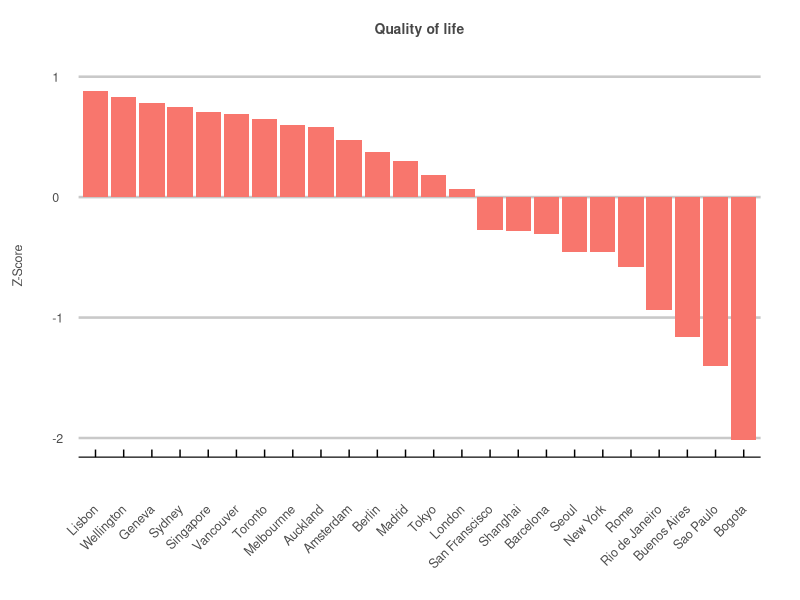
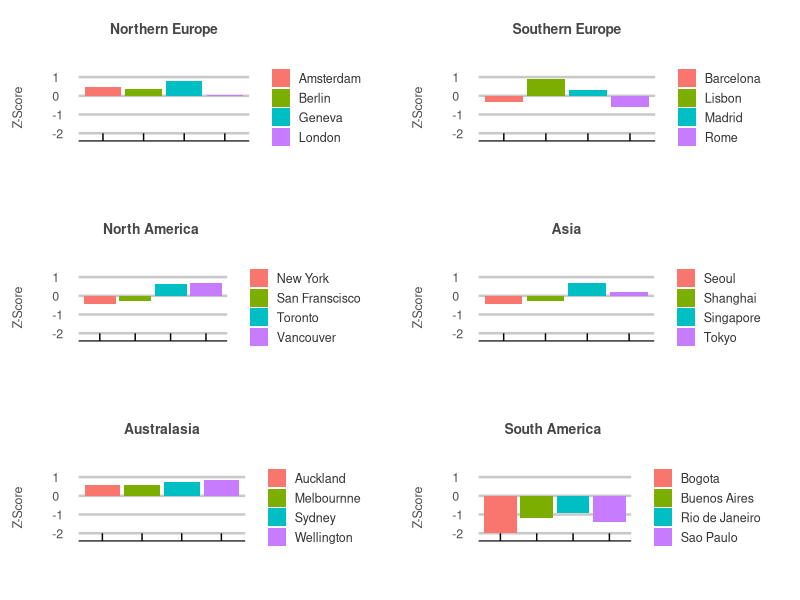

Write R code to recreate these figures, in order.
## ---- chunk 1

library(tidyverse)
library(dplyr)
library(ggplot2)
library(ggthemes)
library(tidyverse)
library(gridExtra)

# gets the z scores. 
get_z_scores <- function(col) {
  avg <- mean(col)
  sd <- sd(col)
  z_scores <- list()
  for(i in 1:length(col)) {
    z_scores[i] <- (col[i] - avg) / sd
  }
  return(unlist(z_scores))
}

# gets the index averages. 
get_avg <- function(z_scores) {
  measures = tibble(z_scores = character())
  for(i in 1:length(z_scores)) {
    measures[i,] = z_scores[i]
  }
  measure_length <- nrow(measures)
  row_length <- length(eval(parse(text=z_scores[1])))
  
  data <- tibble(city=cities)
  for(i in 1:measure_length) {
    data[,i+1] <- eval(parse(text=z_scores[i]))
  }
  avg <- list()
  for(i in 1:row_length) {
    avg[i] <- rowMeans(data[i,-1])
  }
  return(unlist(avg))
}

# a list of cities to be analyzed
cities <- c("London", "Amsterdam", "Geneva", "Berlin",
            "Barcelona", "Madrid", "Lisbon", "Rome",
            "Vancouver", "Toronto", "New York", "San Franscisco",
            "Singapore", "Shanghai", "Tokyo", "Seoul",
            "Wellington", "Auckland", "Sydney", "Melbournne",
            "Buenos Aires", "Bogota", "Rio de Janeiro", "Sao Paulo")


# a list of corresponding regions 
regions <- c(rep("Northern Europe", 4), rep("Southern Europe", 4), rep("North America", 4), rep("Asia", 4), rep("Australasia", 4), rep("South America", 4))


# 1) Wikepedia - km2 - https://www.wikipedia.org/
population_density <- get_z_scores(c(5598, 4908, 12000, 4048,
                                     16000, 5337, 5445.7, 2236,
                                     5749, 4427.8, 10194, 6655.4,
                                     7804, 4200, 6363, 16000,
                                     900, 1210, 2037, 503.472,
                                     13680, 17755, 5377, 7216.3))

# 2) Numbeo - Average Monthly Net Salary (After Tax) USD - https://www.numbeo.com/cost-of-living/city_price_rankings?itemId=105
average_wage <- get_z_scores(c(4238.68, 4195.81, 6171.96, 3448.71,
                               2039.94, 2804.49, 1247, 1942.00,
                               3288.54, 3356.11, 6530.28, 6133.08,
                               5117.62, 1355.62, 2630.64, 2966.22,
                               2644.28, 3326.10, 4109.44, 3465.38,
                               403.17, 364.45, 399.80, 491.76))

# 3) Numbeo - Cost of Living Index - https://www.numbeo.com/cost-of-living/rankings_current.jsp
cost_of_living <- get_z_scores(c(85.5, 69.9, 116.4, 72.3,
                                 59.2, 53.9, 53.7, 66.1,
                                 73.9, 73.0, 100.0, 97.7,
                                 87.3, 43.6, 58.4, 78.0,
                                 76.2, 79.2, 82.4, 80.3,
                                 30.0, 29.7, 42.3, 44.1))

# 4) HUGSI - global ranking - https://www.hugsi.green/ranking
green <- get_z_scores(c(91, 233, 53, 125,
                        96, 239, 95, 147,
                        105, 110, 242, 256,
                        213, 141, 263, 227,
                        188, 188, 180, 203,
                        264, 267, 134, 211))

# 5) Worldwide Governance Indicators - 2020 Estimate - z scores - https://info.worldbank.org/governance/wgi/
government <- get_z_scores(c(1.38, 1.85, 2.02, 1.36,
                             0.89, 0.89, 1.02, 0.4,
                             1.64, 1.64, 1.32, 1.32,
                             2.34, 0.65, 1.6, 1.42,
                             1.59, 1.59, 1.62, 1.62,
                             -0.22, 0.04,-0.447, -0.447))

# 6) Numbeo - Safety Index 2023 - https://www.numbeo.com/crime/rankings.jsp
saftey <- get_z_scores(c(46.1, 70.9, 69.4, 56.5,
                         49.3, 72.5, 66.9, 46.9,
                         59.1, 57.3, 50.5, 38.6,
                         76.9, 69.7, 76.0, 75.2,
                         66.5, 50.7, 65.7, 56.0,
                         36.8, 33.8, 22.4, 29.4))

# 7) Numbeo - pollution index 2023 - https://www.numbeo.com/pollution/rankings.jsp
pollution <- get_z_scores(c(57.7, 25.1, 25.5, 39.4,
                            65.2, 40.0, 27.7, 117.8,
                            26.6, 37.2, 57.9, 50.2,
                            33.0, 73.1, 42.6, 58.9,
                            22.8, 31.0, 30.5, 28.4,
                            52.4, 70.2, 67.4, 79.0))

# 8) Wikepedia - cities by sunshine duration - https://en.wikipedia.org/wiki/List_of_cities_by_sunshine_duration
sunshine <- get_z_scores(c(1633, 1662, 1887, 1626,
                           2591, 2769, 2806, 2473,
                           1937.6, 2066.4, 2534.7, 3061.7,
                           2022.4, 1775.8, 1876.7, 2066.0,
                           2058.7, 2003.1, 2468.1, 2362.6,
                           2525.2, 1328.0, 2187.3, 1893.5))

# 9) the global economy - Political stability index - https://www.theglobaleconomy.com/rankings/wb_political_stability/
stability <- get_z_scores(c(0.54, 0.92, 1.13, 0.76,
                            0.58, 0.58, 0.95, 0.58,
                            0.94, 0.94, 0, 0,
                            1.49, -0.48, 1.03, 0.66,
                            1.44, 1.44, 0.85, 0.85,
                            -0.11, -0.91, -0.49, -0.49))


# make bad things or rankings negative
population_density <- -population_density
cost_of_living <- -cost_of_living
green <- -green
pollution <- -pollution


# weights
weight_1 <- 2
Weight_2 <- 1.5


# times the most important (psychological/mental health based) factors by 3
population_density <- population_density*weight_1
green <- green*weight_1
pollution <- pollution*weight_1


# times the next most important factors by 2
saftey <- saftey*Weight_2
government <- government*Weight_2
stability <- stability*Weight_2


# a list of non-adjusted indicators to be averaged for a total score (categories plots)
indicators <- c("population_density", "average_wage", "cost_of_living", 
                "green", "government", "saftey", 
                "pollution", "sunshine", "stability")


# returns the row averages of multiple columns. 
get_avg <- function(z_scores) {
  measures = tibble(z_scores = character())
  for(i in 1:length(z_scores)) {
    measures[i,] = z_scores[i]
  }
  measure_length <- nrow(measures)
  row_length <- length(eval(parse(text=z_scores[1])))
  
  data <- tibble(city=cities)
  for(i in 1:measure_length) {
    data[,i+1] <- eval(parse(text=z_scores[i]))
  }
  avg <- list()
  for(i in 1:row_length) {
    avg[i] <- rowMeans(data[i,-1])
  }
  return(unlist(avg))
}


# creates a dataframe of the non-adjusted data. 
df <- tibble("City" = cities,
             "Region" = regions,
             "Population Density" = population_density,
             "Average Wage" = average_wage,
             "Cost of Living" = cost_of_living,
             "Green" = green,
             "Government" = government,
             "Saftey" = saftey,
             "Pollution" = pollution,
             "Sunishine" = sunshine,
             "Stability" = stability,
             "Total" = get_avg(indicators))


# creates a personal theme for data visualization. 
my_theme <- theme_economist_white(gray_bg = FALSE) +
  theme(plot.title = element_text(hjust = 0.5,
                                  vjust = 10,
                                  size = 10,
                                  color = "#474747"),
        plot.margin = unit(c(1.5, 1, 1.5, 1), "cm"),
        axis.text = element_text(size = 9,
                                 color = "gray30"),
        axis.text.x=element_text(vjust = -2.5),
        axis.title.x = element_text(size = 9,
                                    color = "gray30",
                                    vjust = -10),
        axis.title.y = element_text(size = 9,
                                    color = "gray30",
                                    vjust = 10),
        legend.direction = "vertical", 
        legend.position = "right",
        legend.title = element_blank(),
        legend.text = element_text(size = 9,
                                   color = "gray20"),
        legend.margin=margin(0, 0, 0, 5),
        legend.spacing.x = unit(0.5, "cm"),
        legend.key.size = unit(0.5, "cm"), 
        legend.key.height = unit(0.5, "cm"),
        strip.text = element_text(hjust = 0.5,
                                  vjust = 1,
                                  size = 10,
                                  color = "#474747"),
        panel.spacing = unit(2, "lines"))

## ---- chunk 2

# total score 
df %>%
  ggplot(aes(x = reorder(City, -Total), y=Total, fill = "red")) +
  geom_bar(stat = "identity", position = "dodge") +
  ggtitle("Quality of life") +
  ylab("Z-Score") +
  my_theme + 
  theme(axis.title.x=element_blank(),
        legend.position="none",
        axis.text.x = element_text(angle = 45, vjust = 0.5, hjust=1))


## ---- chunk 3

y_lim <- c(-2.25, 1)

# Northern Europe 
p1 <- df %>%
  filter(Region == "Northern Europe") %>%
  ggplot(aes(x = City, y = Total, fill = City)) +
  geom_bar(stat = "identity", position = "dodge") +
  ggtitle("Northern Europe") +
  ylab("Z-Score") +
  ylim(y_lim) +
  my_theme + 
  theme(axis.title.x=element_blank(),
        axis.text.x = element_blank())

# Southern Europe 
p2 <- df %>%
  filter(Region == "Southern Europe") %>%
  ggplot(aes(x = City, y = Total, fill = City)) +
  geom_bar(stat = "identity", position = "dodge") +
  ggtitle("Southern Europe") +
  ylab("Z-Score") +
  ylim(y_lim) +
  my_theme + 
  theme(axis.title.x=element_blank(),
        axis.text.x = element_blank())

# North America 
p3 <- df %>%
  filter(Region == "North America") %>%
  ggplot(aes(x = City, y = Total, fill = City)) +
  geom_bar(stat = "identity", position = "dodge") +
  ggtitle("North America ") +
  ylab("Z-Score") +
  ylim(y_lim) +
  my_theme + 
  theme(axis.title.x=element_blank(),
        axis.text.x = element_blank())

# categories Asia 
p4 <- df %>%
  filter(Region == "Asia") %>%
  ggplot(aes(x = City, y = Total, fill = City)) +
  geom_bar(stat = "identity", position = "dodge") +
  ggtitle("Asia") +
  ylab("Z-Score") +
  ylim(y_lim) +
  my_theme + 
  theme(axis.title.x=element_blank(),
        axis.text.x = element_blank())

# categories Australasia 
p5 <- df %>%
  filter(Region == "Australasia") %>%
  ggplot(aes(x = City, y = Total, fill = City)) +
  geom_bar(stat = "identity", position = "dodge") +
  ggtitle("Australasia") +
  ylab("Z-Score") +
  ylim(y_lim) +
  my_theme + 
  theme(axis.title.x=element_blank(),
        axis.text.x = element_blank())

# categories South America 
p6 <- df %>%
  filter(Region == "South America") %>%
  ggplot(aes(x = City, y = Total, fill = City)) +
  geom_bar(stat = "identity", position = "dodge") +
  ggtitle("South America ") +
  ylab("Z-Score") +
  ylim(y_lim) +
  my_theme + 
  theme(axis.title.x=element_blank(),
        axis.text.x = element_blank())


grid.arrange(p1, p2, p3, p4, p5, p6)
